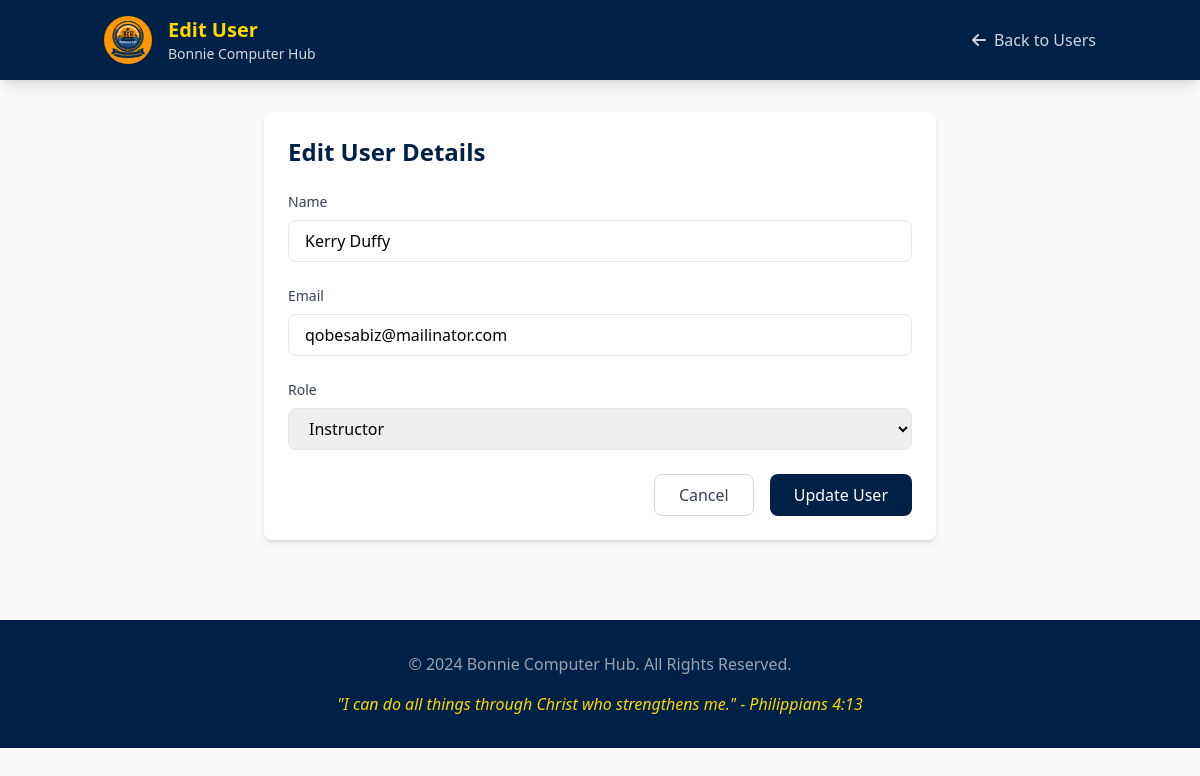
The page /LMS/admin/edit_user.php?id=3 (signed in) on the database its author committed.
### tables this page shows
CREATE TABLE `users` (
  `id` int(11) NOT NULL,
  `name` varchar(255) NOT NULL,
  `email` varchar(255) NOT NULL,
  `password` varchar(255) NOT NULL,
  `role` enum('student','instructor','admin') NOT NULL,
  `profile_image` varchar(255) DEFAULT NULL,
  `bio` text DEFAULT NULL,
  `created_at` timestamp NOT NULL DEFAULT current_timestamp()
);

### LMS/admin/edit_user.php (the view, shortened to what this page needs)
<?php
require_once '../includes/db_connect.php';
$user_id = $_GET['id'];
$sql = "SELECT * FROM users WHERE id = ?";
$stmt = $pdo->prepare($sql);
$stmt->execute([$user_id]);
$user = $stmt->fetch(PDO::FETCH_ASSOC);
?>
<!DOCTYPE html>
<html lang="en" class="scroll-smooth">
<head>
    <script src="https://cdn.tailwindcss.com"></script>
    <link rel="stylesheet" href="https://cdnjs.cloudflare.com/ajax/libs/font-awesome/6.0.0/css/all.min.css">
</head>
<body class="bg-gray-50">
    <header class="bg-primary shadow-lg sticky top-0 z-50">
        <div class="container mx-auto px-4">
            <div class="flex items-center justify-between py-4">
                <div class="flex items-center space-x-4">
                    <img src="../images/BCH.jpg" alt="BCH Logo" class="h-12 w-12 rounded-full">
                    <div>
                        <a href="admin_dashboard.php" class="text-xl font-bold text-secondary">Edit User</a>
                        <p class="text-gray-300 text-sm">Bonnie Computer Hub</p>
                    </div>
                </div>
                <nav class="hidden md:flex items-center space-x-6">
                    <a href="manage_users.php" class="text-gray-300 hover:text-secondary transition">
                        <i class="fas fa-arrow-left mr-2"></i>Back to Users
                    </a>
                </nav>
            </div>
        </div>
    </header>
    <main class="container mx-auto px-4 py-8">
        <div class="max-w-2xl mx-auto bg-white rounded-lg shadow-md p-6">
            <h2 class="text-2xl font-bold text-primary mb-6">Edit User Details</h2>
            <form action="" method="POST" class="space-y-6">
                <div>
                    <label for="name" class="block text-sm font-medium text-gray-700 mb-2">Name</label>
                    <input type="text" id="name" name="name"
                           value="<?= htmlspecialchars($user['name']) ?>" required
                           class="w-full px-4 py-2 border rounded-lg focus:ring-2 focus:ring-primary">
                </div>
                <div>
                    <label for="email" class="block text-sm font-medium text-gray-700 mb-2">Email</label>
                    <input type="email" id="email" name="email"
                           value="<?= htmlspecialchars($user['email']) ?>" required
                           class="w-full px-4 py-2 border rounded-lg focus:ring-2 focus:ring-primary">
                </div>
                <div>
                    <label for="role" class="block text-sm font-medium text-gray-700 mb-2">Role</label>
                    <select id="role" name="role" required
                            class="w-full px-4 py-2 border rounded-lg focus:ring-2 focus:ring-primary">
                        <option value="instructor" <?= $user['role'] === 'instructor' ? 'selected' : '' ?>>Instructor</option>
                    </select>
                </div>
                <div class="flex justify-end space-x-4">
                    <a href="manage_users.php"
                       class="px-6 py-2 border border-gray-300 rounded-lg text-gray-700 hover:bg-gray-50 transition">
                        Cancel
                    </a>
                    <button type="submit" name="update_user"
                            class="px-6 py-2 bg-primary text-white rounded-lg hover:bg-opacity-90 transition">
                        Update User
                    </button>
                </div>
            </form>
        </div>
    </main>
    <footer class="bg-primary text-white py-8 mt-12">
        <div class="container mx-auto px-4 text-center">
            <p class="text-gray-400 mb-4">
                &copy; <?= date("Y") ?> Bonnie Computer Hub. All Rights Reserved.
            </p>
            <p class="text-secondary italic">
                "I can do all things through Christ who strengthens me." - Philippians 4:13
            </p>
        </div>
    </footer>
</body>
</html>

### rows shown on the page
users: name "Kerry Duffy", email "qobesabiz@mailinator.com", role "Instructor"
